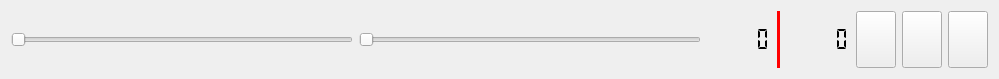
<?xml version="1.0" encoding="UTF-8"?>
<ui version="4.0">
 <class>Controls</class>
 <widget class="QWidget" name="Controls">
  <property name="geometry">
   <rect>
    <x>0</x>
    <y>0</y>
    <width>999</width>
    <height>79</height>
   </rect>
  </property>
  <property name="sizePolicy">
   <sizepolicy hsizetype="Minimum" vsizetype="Fixed">
    <horstretch>0</horstretch>
    <verstretch>0</verstretch>
   </sizepolicy>
  </property>
  <property name="minimumSize">
   <size>
    <width>0</width>
    <height>40</height>
   </size>
  </property>
  <property name="windowTitle">
   <string>Form</string>
  </property>
  <property name="styleSheet">
   <string notr="true"/>
  </property>
  <layout class="QHBoxLayout" name="horizontalLayout_4">
   <item>
    <layout class="QVBoxLayout" name="verticalLayout">
     <item>
      <layout class="QHBoxLayout" name="horizontalLayout_3">
       <item>
        <widget class="QSlider" name="horizontalSliderVolume">
         <property name="sizePolicy">
          <sizepolicy hsizetype="Expanding" vsizetype="Minimum">
           <horstretch>0</horstretch>
           <verstretch>0</verstretch>
          </sizepolicy>
         </property>
         <property name="styleSheet">
          <string notr="true"/>
         </property>
         <property name="orientation">
          <enum>Qt::Horizontal</enum>
         </property>
        </widget>
       </item>
       <item>
        <widget class="QSlider" name="horizontalSliderPosition">
         <property name="sizePolicy">
          <sizepolicy hsizetype="Expanding" vsizetype="Minimum">
           <horstretch>0</horstretch>
           <verstretch>0</verstretch>
          </sizepolicy>
         </property>
         <property name="styleSheet">
          <string notr="true"/>
         </property>
         <property name="orientation">
          <enum>Qt::Horizontal</enum>
         </property>
        </widget>
       </item>
       <item>
        <layout class="QHBoxLayout" name="horizontalLayout_2">
         <item>
          <widget class="QLCDNumber" name="lcdNumberElapsed">
           <property name="frameShape">
            <enum>QFrame::NoFrame</enum>
           </property>
           <property name="frameShadow">
            <enum>QFrame::Plain</enum>
           </property>
           <property name="segmentStyle">
            <enum>QLCDNumber::Flat</enum>
           </property>
          </widget>
         </item>
         <item>
          <widget class="Line" name="line">
           <property name="sizePolicy">
            <sizepolicy hsizetype="Minimum" vsizetype="Minimum">
             <horstretch>0</horstretch>
             <verstretch>0</verstretch>
            </sizepolicy>
           </property>
           <property name="styleSheet">
            <string notr="true">QFrame{
color:red;
}</string>
           </property>
           <property name="frameShadow">
            <enum>QFrame::Plain</enum>
           </property>
           <property name="lineWidth">
            <number>8</number>
           </property>
           <property name="orientation">
            <enum>Qt::Vertical</enum>
           </property>
          </widget>
         </item>
         <item>
          <widget class="QLCDNumber" name="lcdNumberDuration">
           <property name="frameShape">
            <enum>QFrame::NoFrame</enum>
           </property>
           <property name="frameShadow">
            <enum>QFrame::Plain</enum>
           </property>
           <property name="segmentStyle">
            <enum>QLCDNumber::Flat</enum>
           </property>
          </widget>
         </item>
         <item>
          <layout class="QHBoxLayout" name="horizontalLayout">
           <item>
            <widget class="QPushButton" name="pushButtonPrev">
             <property name="sizePolicy">
              <sizepolicy hsizetype="Minimum" vsizetype="Minimum">
               <horstretch>0</horstretch>
               <verstretch>0</verstretch>
              </sizepolicy>
             </property>
             <property name="text">
              <string/>
             </property>
             <property name="icon">
              <iconset resource="resources.qrc">
               <normaloff>:/resources/prev.svg</normaloff>:/resources/prev.svg</iconset>
             </property>
             <property name="iconSize">
              <size>
               <width>30</width>
               <height>30</height>
              </size>
             </property>
            </widget>
           </item>
           <item>
            <widget class="QPushButton" name="pushButtonPlayPause">
             <property name="sizePolicy">
              <sizepolicy hsizetype="Minimum" vsizetype="Minimum">
               <horstretch>0</horstretch>
               <verstretch>0</verstretch>
              </sizepolicy>
             </property>
             <property name="text">
              <string/>
             </property>
             <property name="icon">
              <iconset resource="resources.qrc">
               <normaloff>:/resources/pause.svg</normaloff>:/resources/pause.svg</iconset>
             </property>
             <property name="iconSize">
              <size>
               <width>30</width>
               <height>30</height>
              </size>
             </property>
            </widget>
           </item>
           <item>
            <widget class="QPushButton" name="pushButtonNext">
             <property name="sizePolicy">
              <sizepolicy hsizetype="Minimum" vsizetype="Minimum">
               <horstretch>0</horstretch>
               <verstretch>0</verstretch>
              </sizepolicy>
             </property>
             <property name="text">
              <string/>
             </property>
             <property name="icon">
              <iconset resource="resources.qrc">
               <normaloff>:/resources/next.svg</normaloff>:/resources/next.svg</iconset>
             </property>
             <property name="iconSize">
              <size>
               <width>30</width>
               <height>30</height>
              </size>
             </property>
            </widget>
           </item>
          </layout>
         </item>
        </layout>
       </item>
      </layout>
     </item>
    </layout>
   </item>
  </layout>
 </widget>
 <resources>
  <include location="resources.qrc"/>
 </resources>
 <connections>
  <connection>
   <sender>pushButtonPrev</sender>
   <signal>clicked()</signal>
   <receiver>Controls</receiver>
   <slot>onPrevClicked()</slot>
   <hints>
    <hint type="sourcelabel">
     <x>741</x>
     <y>65</y>
    </hint>
    <hint type="destinationlabel">
     <x>736</x>
     <y>35</y>
    </hint>
   </hints>
  </connection>
  <connection>
   <sender>pushButtonPlayPause</sender>
   <signal>clicked()</signal>
   <receiver>Controls</receiver>
   <slot>onPlayPauseClicked()</slot>
   <hints>
    <hint type="sourcelabel">
     <x>762</x>
     <y>113</y>
    </hint>
    <hint type="destinationlabel">
     <x>464</x>
     <y>95</y>
    </hint>
   </hints>
  </connection>
  <connection>
   <sender>pushButtonNext</sender>
   <signal>clicked()</signal>
   <receiver>Controls</receiver>
   <slot>onNextClicked()</slot>
   <hints>
    <hint type="sourcelabel">
     <x>821</x>
     <y>55</y>
    </hint>
    <hint type="destinationlabel">
     <x>568</x>
     <y>52</y>
    </hint>
   </hints>
  </connection>
  <connection>
   <sender>horizontalSliderVolume</sender>
   <signal>valueChanged(int)</signal>
   <receiver>Controls</receiver>
   <slot>onVolumeChanged(int)</slot>
   <hints>
    <hint type="sourcelabel">
     <x>120</x>
     <y>106</y>
    </hint>
    <hint type="destinationlabel">
     <x>141</x>
     <y>85</y>
    </hint>
   </hints>
  </connection>
 </connections>
 <slots>
  <slot>onVolumeChanged(int)</slot>
  <slot>onPlayPauseClicked()</slot>
  <slot>onStopClicked()</slot>
  <slot>onNextClicked()</slot>
  <slot>onPrevClicked()</slot>
  <slot>onElapsedChanged(qint64)</slot>
  <slot>onElapsedChanged(int)</slot>
 </slots>
</ui>
